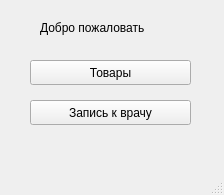
<?xml version="1.0" encoding="UTF-8"?>
<ui version="4.0">
 <class>MainWindow</class>
 <widget class="QMainWindow" name="MainWindow">
  <property name="geometry">
   <rect>
    <x>0</x>
    <y>0</y>
    <width>224</width>
    <height>195</height>
   </rect>
  </property>
  <property name="windowTitle">
   <string>MainWindow</string>
  </property>
  <widget class="QWidget" name="centralwidget">
   <widget class="QLabel" name="label">
    <property name="geometry">
     <rect>
      <x>40</x>
      <y>20</y>
      <width>161</width>
      <height>16</height>
     </rect>
    </property>
    <property name="styleSheet">
     <string notr="true">font: 10pt &quot;MS Shell Dlg 2&quot;;</string>
    </property>
    <property name="text">
     <string>Добро пожаловать</string>
    </property>
   </widget>
   <widget class="QPushButton" name="goods">
    <property name="geometry">
     <rect>
      <x>30</x>
      <y>60</y>
      <width>161</width>
      <height>25</height>
     </rect>
    </property>
    <property name="text">
     <string>Товары</string>
    </property>
   </widget>
   <widget class="QPushButton" name="cop">
    <property name="geometry">
     <rect>
      <x>30</x>
      <y>100</y>
      <width>161</width>
      <height>25</height>
     </rect>
    </property>
    <property name="text">
     <string>Запись к врачу</string>
    </property>
   </widget>
  </widget>
  <widget class="QMenuBar" name="menubar">
   <property name="geometry">
    <rect>
     <x>0</x>
     <y>0</y>
     <width>224</width>
     <height>25</height>
    </rect>
   </property>
  </widget>
  <widget class="QStatusBar" name="statusbar"/>
 </widget>
 <resources/>
 <connections/>
</ui>
